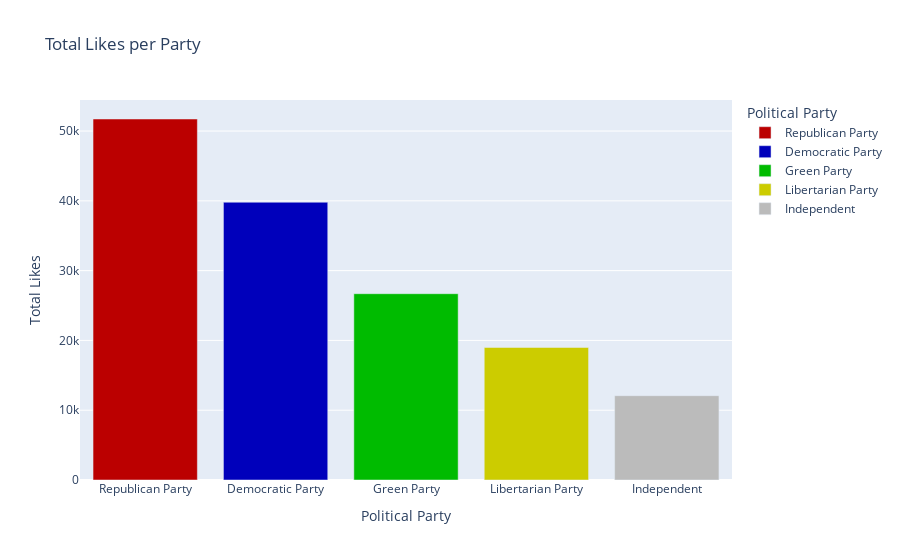

Source (notebook cell):
### Code cell
# Aggregate and sort the data
grouped_data = df.groupby('party', as_index=False)['likes'].sum()
grouped_data = grouped_data.sort_values(by='likes', ascending=False)

# Create the bar plot
fig = px.bar(
    grouped_data,
    x='party',
    y='likes',
    color='party',
    title="Total Likes per Party",
    labels={'party': 'Political Party', 'likes': 'Total Likes'},
    color_discrete_map=party_colors
)

fig.update_layout(xaxis=dict(categoryorder='total descending'))
fig.show()

### Figure 1 — Plotly figure (JSON) as saved in the notebook; plotly's stock layout.template omitted (floating-point values rounded to 4 significant figures)
{"data": [{"alignmentgroup": "True", "hovertemplate": "Political Party=%{x}<br>Total Likes=%{y}<extra></extra>", "legendgroup": "Republican Party", "marker": {"color": "#BB0000", "pattern": {"shape": ""}}, "name": "Republican Party", "offsetgroup": "Republican Party", "orientation": "v", "showlegend": true, "textposition": "auto", "type": "bar", "x": ["Republican Party"], "xaxis": "x", "y": [51730], "yaxis": "y"}, {"alignmentgroup": "True", "hovertemplate": "Political Party=%{x}<br>Total Likes=%{y}<extra></extra>", "legendgroup": "Democratic Party", "marker": {"color": "#0000BB", "pattern": {"shape": ""}}, "name": "Democratic Party", "offsetgroup": "Democratic Party", "orientation": "v", "showlegend": true, "textposition": "auto", "type": "bar", "x": ["Democratic Party"], "xaxis": "x", "y": [39805], "yaxis": "y"}, {"alignmentgroup": "True", "hovertemplate": "Political Party=%{x}<br>Total Likes=%{y}<extra></extra>", "legendgroup": "Green Party", "marker": {"color": "#00BB00", "pattern": {"shape": ""}}, "name": "Green Party", "offsetgroup": "Green Party", "orientation": "v", "showlegend": true, "textposition": "auto", "type": "bar", "x": ["Green Party"], "xaxis": "x", "y": [26695], "yaxis": "y"}, {"alignmentgroup": "True", "hovertemplate": "Political Party=%{x}<br>Total Likes=%{y}<extra></extra>", "legendgroup": "Libertarian Party", "marker": {"color": "#CCCC00", "pattern": {"shape": ""}}, "name": "Libertarian Party", "offsetgroup": "Libertarian Party", "orientation": "v", "showlegend": true, "textposition": "auto", "type": "bar", "x": ["Libertarian Party"], "xaxis": "x", "y": [18990], "yaxis": "y"}, {"alignmentgroup": "True", "hovertemplate": "Political Party=%{x}<br>Total Likes=%{y}<extra></extra>", "legendgroup": "Independent", "marker": {"color": "#BBBBBB", "pattern": {"shape": ""}}, "name": "Independent", "offsetgroup": "Independent", "orientation": "v", "showlegend": true, "textposition": "auto", "type": "bar", "x": ["Independent"], "xaxis": "x", "y": [12080], "yaxis": "y"}], "layout": {"barmode": "relative", "legend": {"title": {"text": "Political Party"}, "tracegroupgap": 0}, "title": {"text": "Total Likes per Party"}, "xaxis": {"anchor": "y", "categoryarray": ["Republican Party", "Democratic Party", "Green Party", "Libertarian Party", "Independent"], "categoryorder": "total descending", "domain": [0, 1], "title": {"text": "Political Party"}}, "yaxis": {"anchor": "x", "domain": [0, 1], "title": {"text": "Total Likes"}}}}
